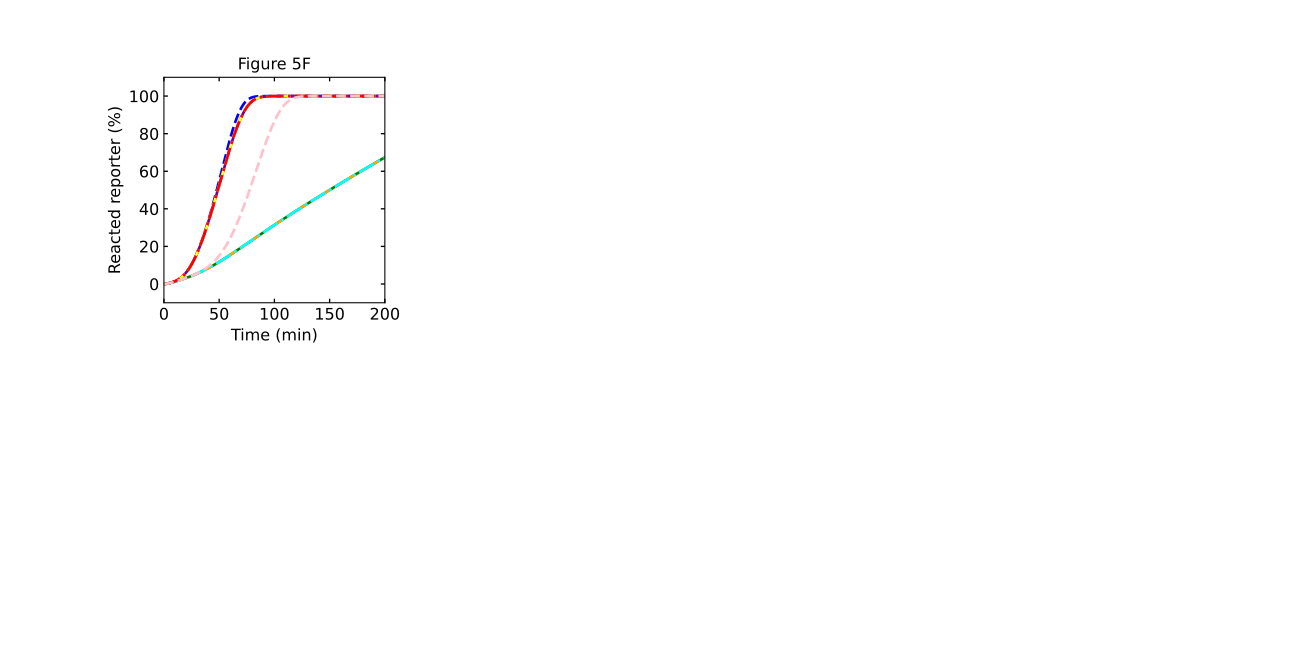

This figure's Python source:
# -*- coding: utf-8 -*-
"""
Created on Wed Jul  6 15:44:43 2022

@author: tnm12
"""
import numpy as np
import matplotlib.pyplot as plt
from matplotlib.ticker import MaxNLocator

import sys
import Simulatorv2021 as RSDs #import version 2.0.2.1 of simulator 

fs = 12

csl =['blue','green','purple','orange','aqua','yellow','red','pink']

plotType = ['--','-','-','--','-.','--','-.','--']

'''
##############################################################################
Simulations
##############################################################################
'''

t_sim = np.linspace(0,6,1001)*3600 # seconds

k_txn = 0.01 #transcription rate

IN3 = [25,0,25, 0, 0,25,25, 0]
IN4 = [25,0, 0,25, 0,25, 0,25] #input templates
IN5 = [25,0, 0, 0,25, 0,25,25]

REP_con = 500 #reporter concentration

model = RSDs.RSD_sim(5) # define the model instance and # of domains

# specify species involved in the reaction
model.molecular_species('ag{5&4,1}',DNA_con=25)
model.molecular_species('gate{1,2}',DNA_con=25)
model.molecular_species('gate{3,2}',DNA_con=25)
model.molecular_species('reporter{2}',DNA_con=REP_con)

model.global_rate_constants(ktxn=k_txn) #globally changes transcription rates

plt.subplot(2,4,1)
for n in range(len(IN3)):
    model.molecular_species('input{3}',DNA_con=IN3[n])
    model.molecular_species('input{4}',DNA_con=IN4[n])
    model.molecular_species('input{5}',DNA_con=IN5[n])
    
    # simulate the model (input is simulation time)
    model.simulate(t_sim)
    
    # pull out the species from the model solution to plot
    S2 = model.output_concentration('S{2}')
    
    fs = 12
    
    
    plt.plot(model.t/60,(S2/REP_con)*100,color=csl[n],linewidth=2,linestyle=plotType[n])
    
plt.xticks(fontsize=fs)
plt.yticks(fontsize=fs)
plt.ylim(-10,110)
plt.xlim(0,200)
ax1 = plt.gca()
ax1.xaxis.set_tick_params(which='both',size=3,width=1,direction='in',top='on')
#ax1.xaxis.set_major_locator(MaxNLocator(integer=True))
ax1.yaxis.set_tick_params(which='both',size=3,width=1,direction='in',right='on')
plt.xlabel('Time (min)',fontsize=fs)
plt.ylabel('Reacted reporter (%)',fontsize=fs)
plt.title('Figure 5F')
